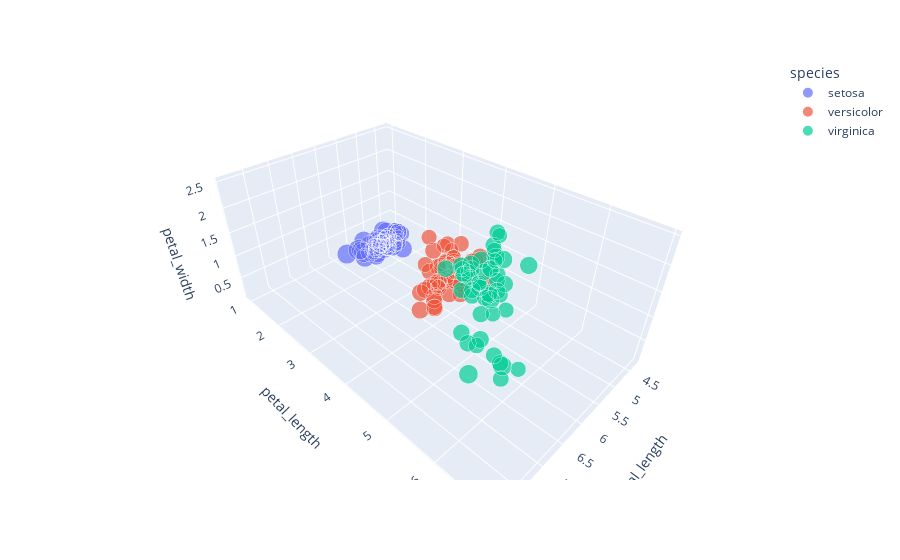

The cell this chart's notebook holds for it:
### Markdown cell above
## 3D plots

### Code cell
fig = px.scatter_3d(df, x="sepal_length", y="petal_length", z="petal_width", 
                    color="species",size='sepal_width')
fig.show()

### Figure 1 — Plotly figure (JSON) as saved in the notebook; plotly's stock layout.template omitted (floating-point values rounded to 4 significant figures)
{"data": [{"hovertemplate": "species=setosa<br>sepal_length=%{x}<br>petal_length=%{y}<br>petal_width=%{z}<br>sepal_width=%{marker.size}<extra></extra>", "legendgroup": "setosa", "marker": {"color": "#636efa", "size": [3.5, 3, 3.2, 3.1, 3.6, 3.9, 3.4, 3.4, 2.9, 3.1, 3.7, 3.4, 3, 3, 4, 4.4, 3.9, 3.5, 3.8, 3.8, 3.4, 3.7, 3.6, 3.3, 3.4, 3, 3.4, 3.5, 3.4, 3.2, 3.1, 3.4, 4.1, 4.2, 3.1, 3.2, 3.5, 3.1, 3, 3.4, 3.5, 2.3, 3.2, 3.5, 3.8, 3, 3.8, 3.2, 3.7, 3.3], "sizemode": "area", "sizeref": 0.011, "symbol": "circle"}, "mode": "markers", "name": "setosa", "scene": "scene", "showlegend": true, "type": "scatter3d", "x": [5.1, 4.9, 4.7, 4.6, 5, 5.4, 4.6, 5, 4.4, 4.9, 5.4, 4.8, 4.8, 4.3, 5.8, 5.7, 5.4, 5.1, 5.7, 5.1, 5.4, 5.1, 4.6, 5.1, 4.8, 5, 5, 5.2, 5.2, 4.7, 4.8, 5.4, 5.2, 5.5, 4.9, 5, 5.5, 4.9, 4.4, 5.1, 5, 4.5, 4.4, 5, 5.1, 4.8, 5.1, 4.6, 5.3, 5], "y": [1.4, 1.4, 1.3, 1.5, 1.4, 1.7, 1.4, 1.5, 1.4, 1.5, 1.5, 1.6, 1.4, 1.1, 1.2, 1.5, 1.3, 1.4, 1.7, 1.5, 1.7, 1.5, 1, 1.7, 1.9, 1.6, 1.6, 1.5, 1.4, 1.6, 1.6, 1.5, 1.5, 1.4, 1.5, 1.2, 1.3, 1.5, 1.3, 1.5, 1.3, 1.3, 1.3, 1.6, 1.9, 1.4, 1.6, 1.4, 1.5, 1.4], "z": [0.2, 0.2, 0.2, 0.2, 0.2, 0.4, 0.3, 0.2, 0.2, 0.1, 0.2, 0.2, 0.1, 0.1, 0.2, 0.4, 0.4, 0.3, 0.3, 0.3, 0.2, 0.4, 0.2, 0.5, 0.2, 0.2, 0.4, 0.2, 0.2, 0.2, 0.2, 0.4, 0.1, 0.2, 0.1, 0.2, 0.2, 0.1, 0.2, 0.2, 0.3, 0.3, 0.2, 0.6, 0.4, 0.3, 0.2, 0.2, 0.2, 0.2]}, {"hovertemplate": "species=versicolor<br>sepal_length=%{x}<br>petal_length=%{y}<br>petal_width=%{z}<br>sepal_width=%{marker.size}<extra></extra>", "legendgroup": "versicolor", "marker": {"color": "#EF553B", "size": [3.2, 3.2, 3.1, 2.3, 2.8, 2.8, 3.3, 2.4, 2.9, 2.7, 2, 3, 2.2, 2.9, 2.9, 3.1, 3, 2.7, 2.2, 2.5, 3.2, 2.8, 2.5, 2.8, 2.9, 3, 2.8, 3, 2.9, 2.6, 2.4, 2.4, 2.7, 2.7, 3, 3.4, 3.1, 2.3, 3, 2.5, 2.6, 3, 2.6, 2.3, 2.7, 3, 2.9, 2.9, 2.5, 2.8], "sizemode": "area", "sizeref": 0.011, "symbol": "circle"}, "mode": "markers", "name": "versicolor", "scene": "scene", "showlegend": true, "type": "scatter3d", "x": [7, 6.4, 6.9, 5.5, 6.5, 5.7, 6.3, 4.9, 6.6, 5.2, 5, 5.9, 6, 6.1, 5.6, 6.7, 5.6, 5.8, 6.2, 5.6, 5.9, 6.1, 6.3, 6.1, 6.4, 6.6, 6.8, 6.7, 6, 5.7, 5.5, 5.5, 5.8, 6, 5.4, 6, 6.7, 6.3, 5.6, 5.5, 5.5, 6.1, 5.8, 5, 5.6, 5.7, 5.7, 6.2, 5.1, 5.7], "y": [4.7, 4.5, 4.9, 4, 4.6, 4.5, 4.7, 3.3, 4.6, 3.9, 3.5, 4.2, 4, 4.7, 3.6, 4.4, 4.5, 4.1, 4.5, 3.9, 4.8, 4, 4.9, 4.7, 4.3, 4.4, 4.8, 5, 4.5, 3.5, 3.8, 3.7, 3.9, 5.1, 4.5, 4.5, 4.7, 4.4, 4.1, 4, 4.4, 4.6, 4, 3.3, 4.2, 4.2, 4.2, 4.3, 3, 4.1], "z": [1.4, 1.5, 1.5, 1.3, 1.5, 1.3, 1.6, 1, 1.3, 1.4, 1, 1.5, 1, 1.4, 1.3, 1.4, 1.5, 1, 1.5, 1.1, 1.8, 1.3, 1.5, 1.2, 1.3, 1.4, 1.4, 1.7, 1.5, 1, 1.1, 1, 1.2, 1.6, 1.5, 1.6, 1.5, 1.3, 1.3, 1.3, 1.2, 1.4, 1.2, 1, 1.3, 1.2, 1.3, 1.3, 1.1, 1.3]}, {"hovertemplate": "species=virginica<br>sepal_length=%{x}<br>petal_length=%{y}<br>petal_width=%{z}<br>sepal_width=%{marker.size}<extra></extra>", "legendgroup": "virginica", "marker": {"color": "#00cc96", "size": [3.3, 2.7, 3, 2.9, 3, 3, 2.5, 2.9, 2.5, 3.6, 3.2, 2.7, 3, 2.5, 2.8, 3.2, 3, 3.8, 2.6, 2.2, 3.2, 2.8, 2.8, 2.7, 3.3, 3.2, 2.8, 3, 2.8, 3, 2.8, 3.8, 2.8, 2.8, 2.6, 3, 3.4, 3.1, 3, 3.1, 3.1, 3.1, 2.7, 3.2, 3.3, 3, 2.5, 3, 3.4, 3], "sizemode": "area", "sizeref": 0.011, "symbol": "circle"}, "mode": "markers", "name": "virginica", "scene": "scene", "showlegend": true, "type": "scatter3d", "x": [6.3, 5.8, 7.1, 6.3, 6.5, 7.6, 4.9, 7.3, 6.7, 7.2, 6.5, 6.4, 6.8, 5.7, 5.8, 6.4, 6.5, 7.7, 7.7, 6, 6.9, 5.6, 7.7, 6.3, 6.7, 7.2, 6.2, 6.1, 6.4, 7.2, 7.4, 7.9, 6.4, 6.3, 6.1, 7.7, 6.3, 6.4, 6, 6.9, 6.7, 6.9, 5.8, 6.8, 6.7, 6.7, 6.3, 6.5, 6.2, 5.9], "y": [6, 5.1, 5.9, 5.6, 5.8, 6.6, 4.5, 6.3, 5.8, 6.1, 5.1, 5.3, 5.5, 5, 5.1, 5.3, 5.5, 6.7, 6.9, 5, 5.7, 4.9, 6.7, 4.9, 5.7, 6, 4.8, 4.9, 5.6, 5.8, 6.1, 6.4, 5.6, 5.1, 5.6, 6.1, 5.6, 5.5, 4.8, 5.4, 5.6, 5.1, 5.1, 5.9, 5.7, 5.2, 5, 5.2, 5.4, 5.1], "z": [2.5, 1.9, 2.1, 1.8, 2.2, 2.1, 1.7, 1.8, 1.8, 2.5, 2, 1.9, 2.1, 2, 2.4, 2.3, 1.8, 2.2, 2.3, 1.5, 2.3, 2, 2, 1.8, 2.1, 1.8, 1.8, 1.8, 2.1, 1.6, 1.9, 2, 2.2, 1.5, 1.4, 2.3, 2.4, 1.8, 1.8, 2.1, 2.4, 2.3, 1.9, 2.3, 2.5, 2.3, 1.9, 2, 2.3, 1.8]}], "layout": {"autosize": true, "legend": {"itemsizing": "constant", "title": {"text": "species"}, "tracegroupgap": 0}, "margin": {"t": 60}, "scene": {"aspectmode": "auto", "aspectratio": {"x": 0.9709, "y": 1.591, "z": 0.6473}, "domain": {"x": [0, 1], "y": [0, 1]}, "xaxis": {"title": {"text": "sepal_length"}, "type": "linear"}, "yaxis": {"title": {"text": "petal_length"}, "type": "linear"}, "zaxis": {"title": {"text": "petal_width"}, "type": "linear"}}}}
